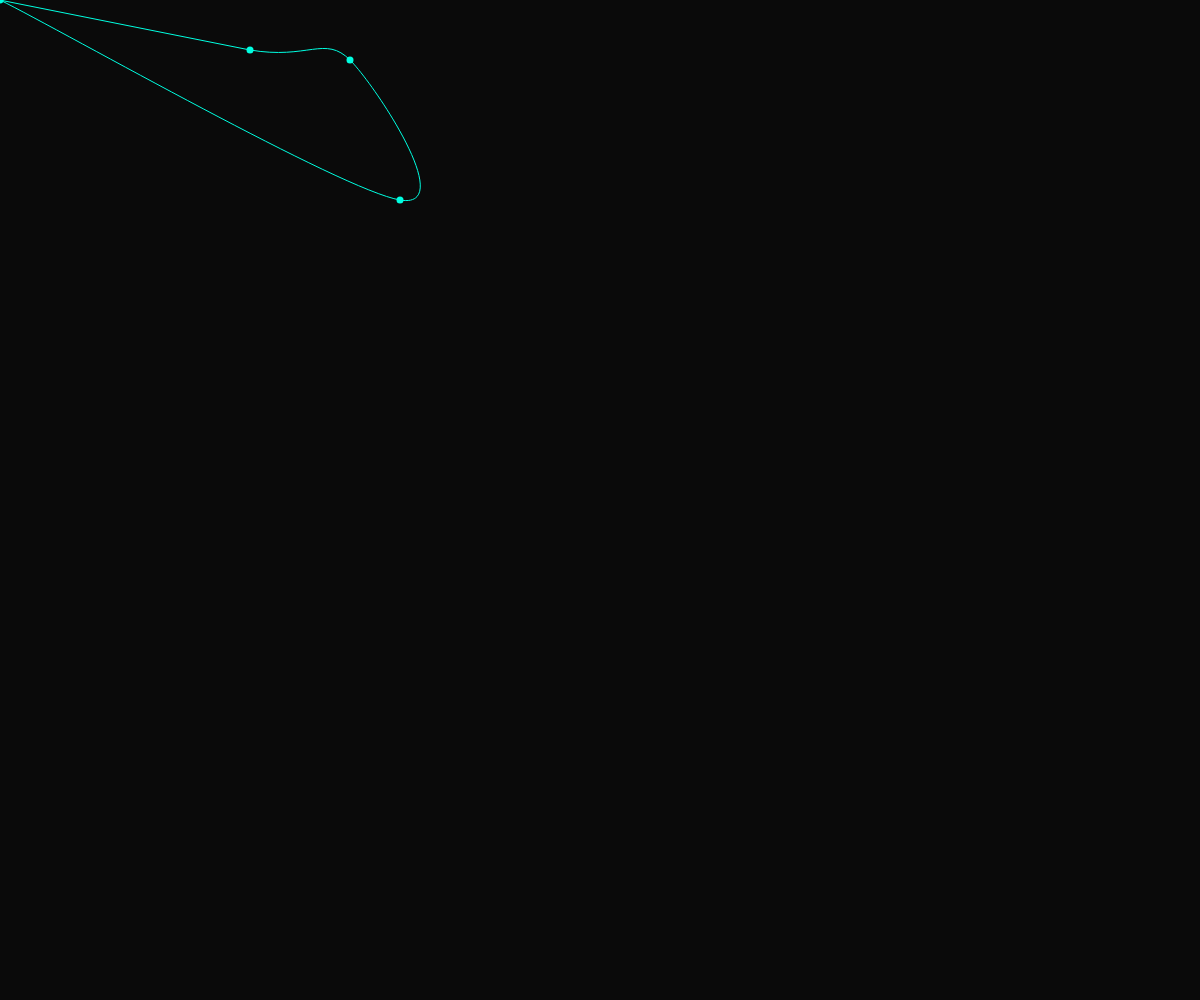
Frame 1 (no input)
Frame 60 (no input): identical to frame 1, image omitted
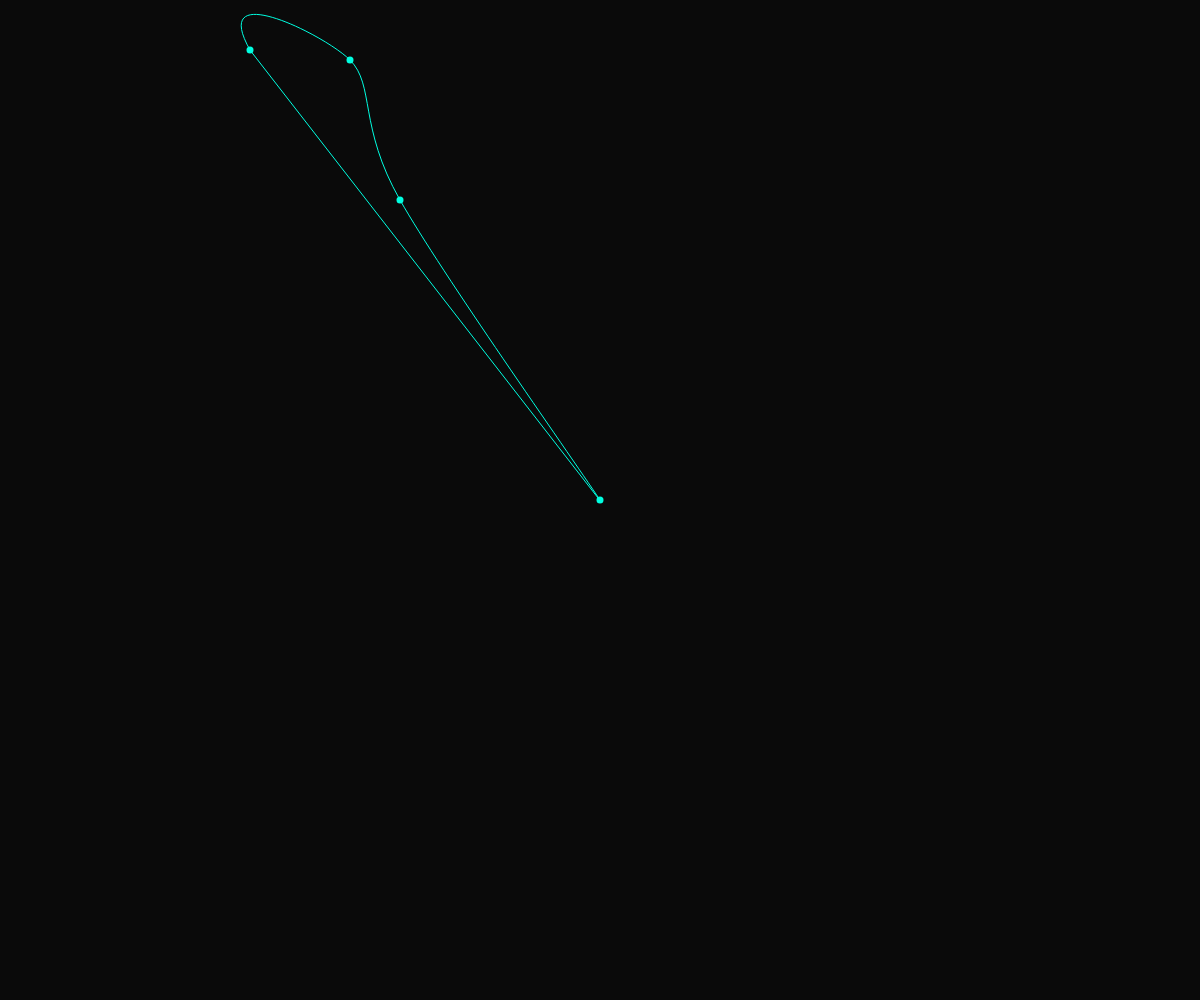
Frame 120 (the mouse pressed at the canvas centre since frame 60)

The p5.js sketch that drew these frames (run headless with seeded random() and noise() and a simulated clock; from frame 60 on, the mouse is pressed at the canvas centre):

// p5.js sketch
// ── sketch.js
/* uses p5.js | by Plasmoxy */

let canvas, bgColor;

function setup() {
  bgColor = color(10);
  canvas = createCanvas(windowWidth, windowHeight);
  angleMode(DEGREES);
}

function vertexCircle(xpos, ypos, spacing) {
  push();
  translate(xpos, ypos);
  beginShape();
  for (let i = 0; i < 360; i += spacing) {
    let x = 100*sin(i);
    let y = 100*cos(i);
    vertex(x, y);
  }
  endShape(CLOSE);



  pop();
}


function curveee() {
  push();
  beginShape();
  curveVertex(mouseX, mouseY);
  curveVertex(250, 50);
  curveVertex(350, 60);
  curveVertex(400, 200);
  endShape(CLOSE);

  strokeWeight(7);
  point(mouseX, mouseY);
  point(250, 50);
  point(350, 60);
  point(400, 200);
  pop();
}

function draw() {
  background(bgColor);
  noFill();
  stroke(color(0, 255, 225));

  //vertexCircle(width/2, height/2, map(mouseX, 0, width, 5, 100));
  curveee(width/2, height/2);

}
